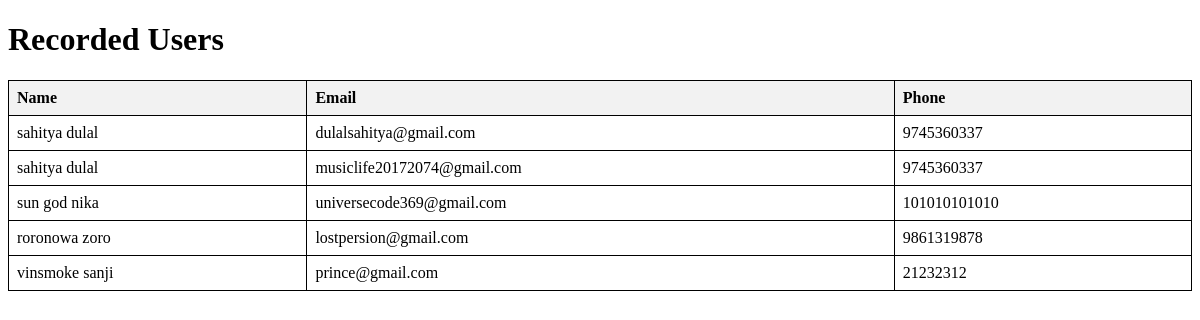
The page /show on the database as committed earlier.
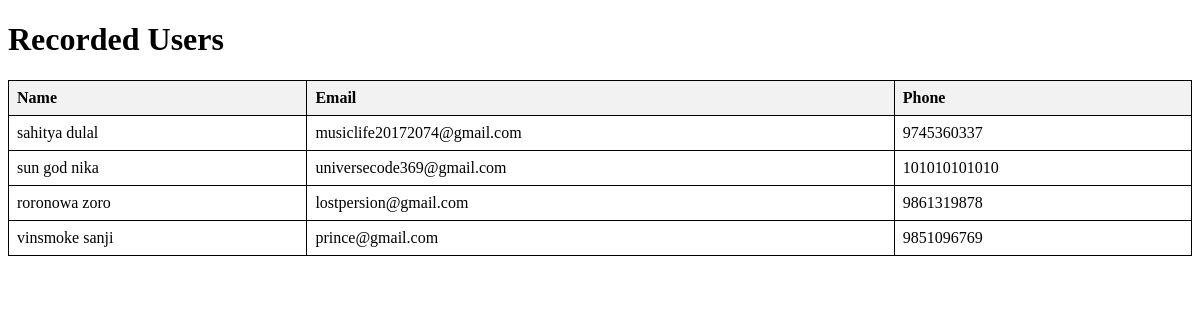
The same page on the database as committed later.
### app.py (models this page shows, shortened)
class User(db.Model):
    id = db.Column(db.Integer, primary_key=True)
    name = db.Column(db.String(80), nullable=False)
    email = db.Column(db.String(120), unique=True, nullable=False)
    phone = db.Column(db.String(15), nullable=False)

### app.py (the view)
@app.route('/show')
def show():
    users= User.query.all()
    return render_template('show.html', users=users)

### app.py (called while the page is built)
@app.before_request
def create_tables():
    db.create_all()

### templates/show.html (shortened to what this page needs)
<!DOCTYPE html>
<html>
<head>
</head>
<body>
    <h1>Recorded Users</h1>
    <table>
        <tr>
            <th>Name</th>
            <th>Email</th>
            <th>Phone</th>
        </tr>
        {% for user in users %}
        <tr>
            <td>{{ user.name }}</td>
            <td>{{ user.email }}</td>
            <td>{{ user.phone }}</td>
        </tr>
        {% endfor %}
    </table>
</body>
</html>

### templates/show.html (style rules this page uses)
table { border-collapse: collapse; width: 100%; }
th, td { border: 1px solid black; padding: 8px; text-align: left; }
th { background-color: #f2f2f2; }

Rows that differ between the two databases and show on the page:
removed User: name "sahitya dulal", email "dulalsahitya@gmail.com", phone "9745360337"
changed User "vinsmoke sanji": phone "21232312" → "9851096769"
